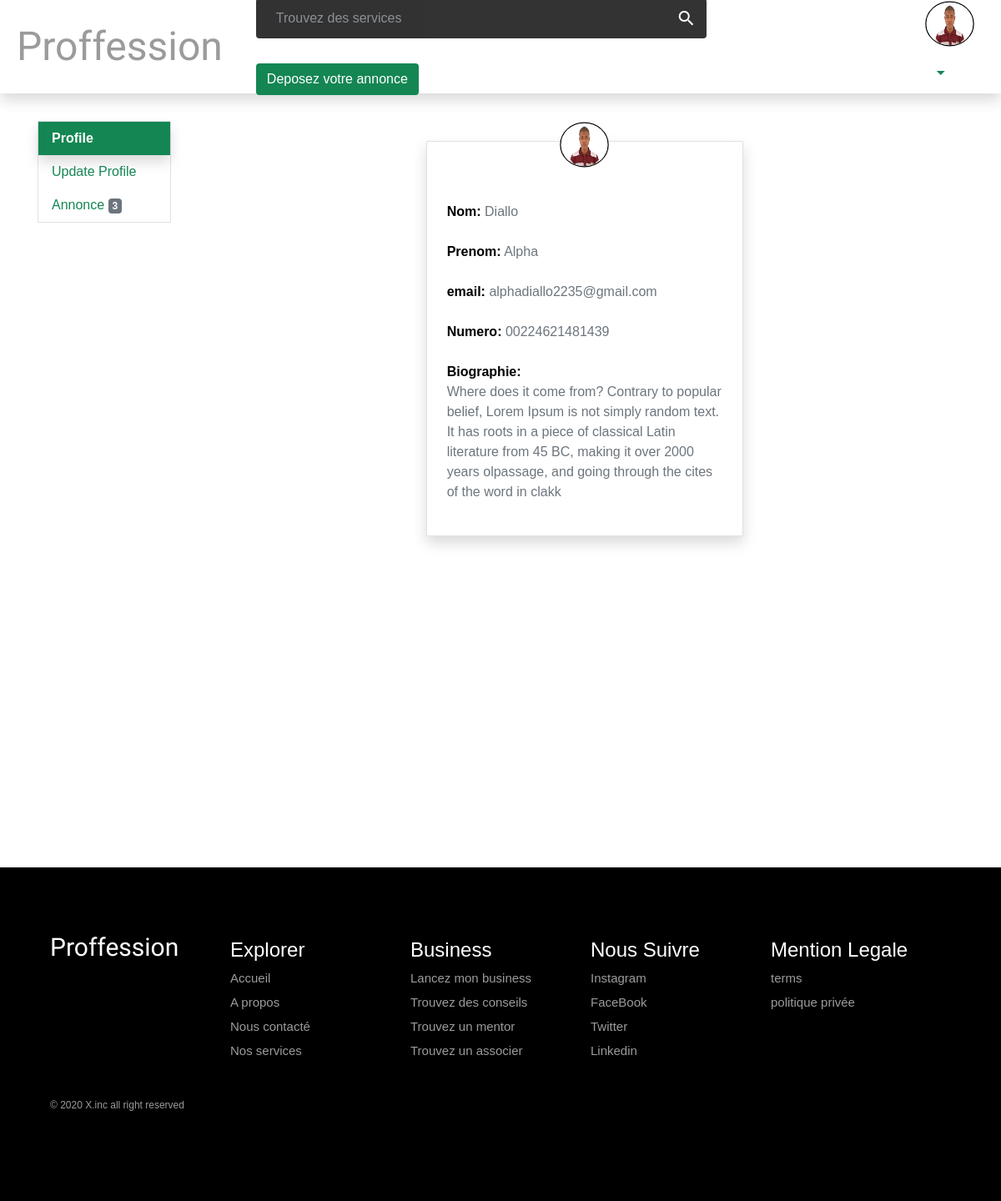
/profile/1 (signed in), run on the app's committed database.
### ss/models.py (models this page shows, shortened)
class User(PermissionsMixin, AbstractBaseUser):
    email = models.EmailField(_('Adress mail'), unique=True)
    first_name = models.CharField(_('Nom'), max_length=100, default="")
    last_name = models.CharField(_('Prenom'), max_length=100, default="")
    password1 = models.CharField(_('Password'), max_length=255, default="")
    biographie = models.TextField(
        _('Bio'), help_text="faite une description de vous",  max_length=400, default=" ")
    tel_number = models.CharField(
        _("Numero Tel"), help_text="Numero: (224)", default="", max_length=15)
    profile_image = models.ImageField(
        _("Image du profil"), upload_to=user_directory_path, default="")
    is_staff = models.BooleanField(default=False)
    is_active = models.BooleanField(default=True)
    date_joined = models.DateTimeField(default=timezone.now)
    USERNAME_FIELD = 'email'
    REQUIRED_FIELDS = []
    objects = managers.UserManger()
    def get_absolute_url(self):
        from django.shortcuts import reverse
        return reverse('profile', kwargs={'id': self.id})

### ss/views.py (the view, shortened to what this page needs)
# urls.py: path('profile/<int:id>', views.Profile.as_view(), name='profile'),
class Profile(LoginRequiredMixin, View):
    template_name = 'ss/profile.html'
    def get(self, request, *args, **kwargs):
        profileUpdateForm = forms.ProfileForm(
            instance=get_object_or_404(User, id=request.user.id))
        ctx = {'form': profileUpdateForm}
        return render(request, self.template_name, ctx)

### ss/forms.py
class ProfileForm(forms.ModelForm):
    def __init__(self, *args, **kwargs):
        super(ProfileForm, self).__init__(*args, **kwargs)
        for field in self.fields.keys():
            self.fields[field].required = False
    class Meta:
        model = User
        fields = ['profile_image', 'first_name', 'last_name',
                  'biographie', 'tel_number', ]

### ss/templates/ss/profile.html (shortened to what this page needs)
{% extends "base_generic.html" %} {% load crispy_forms_tags %} {% load static %}
 {% block css %}
<link rel="stylesheet" href="{% static 'ss/css/profile.css'%}" />
{% endblock css %} {% block content %}
  <main class="container animate__animated animate__fadeIn">
      <div style="height: 700px;">
      <div class="row mt-5">
        <div class="col-md-2">
          <nav class="border">
            <ul class="navbar-nav side-navbar">
              <li class="nav-item">
                <a class="nav-link active-link px-3" href="#profile">Profile</a>
              </li>
              <li class="nav-item">
                <a class="nav-link px-3" href="#update-profile">Update Profile</a>
              </li>
              <li class="nav-item">
                <a class="nav-link px-3" href="#annonces"
                  >Annonce <span class="badge badge-secondary">3</span></a
                >
              </li>
            </ul>
          </nav>
        </div>
        <div class="col-md-4 active mx-auto mt-md-4 shadow p-4 border animate__animated animate__fadeIn wrapper" id="profile">
          <div class="row justify-content-center mb-5">
            <div class="image image-wrapper" style="list-style: none; margin: 0 auto;">
              {% if user.profile_image%}
              <div ><a href="{{ user.get_absolute_url }}" >
                <img src="{{ user.profile_image.url }}" class="rounded-circle profile"  id="profile-image"/>
              </a></div>
              {% endif %}
            </div>
          </div>
          <p class="mt-4">
            <strong>Nom:</strong>
            <span class="text-muted">{{user.first_name}}</span>
          </p>
          <p class="mt-4">
            <strong>Prenom:</strong>
            <span class="text-muted">{{user.last_name}}</span>
          </p>
          <p class="mt-4">
            <strong>email:</strong>
            <span class="text-muted">{{user.email}}</span>
          </p>
          <p class="mt-4">
            <strong>Numero:</strong>
            {% if user.tel_number %} <span class="text-muted">{{user.tel_number}}</span>
            {% else %}
              <span class="text-muted">
                Fournissez un numero pour qu'on puisse vous contactez dans
                le cas ou quelqu'un aura besoin de vos talent
              </span>
            {% endif %}
          </p>
          <p class="mt-4">
            <strong>Biographie:</strong><br />
            {% if user.biographie %}
              <span class="text-muted ">{{user.biographie}}</span>
            {% else %}
              <span> Update your biographie to help people know you well </sapn>
            {% endif %}
          </p>
        </div>
      </div>
    </div>
  </main>
{% endblock content %}

### templates/base_generic.html (shortened to what this page needs)
{% load crispy_forms_tags %} {% load static %}
<!DOCTYPE html>
<html lang="en">
  <head>
    <link
      rel="stylesheet"
      href="https://stackpath.bootstrapcdn.com/bootstrap/4.4.1/css/bootstrap.min.css"
    />
    <link
      rel="stylesheet"
      href="https://cdnjs.cloudflare.com/ajax/libs/animate.css/4.0.0/animate.min.css"
    />
    <link rel="stylesheet" href="{% static 'ss/css/general.css' %}" />
    <link rel="stylesheet" href="{% static 'ss/css/navbar.css' %}" />
    <link rel="stylesheet" href="{% static 'ss/css/footer.css'%}" />
    {% block css %}{% endblock css %}
  </head>
  <body id="top">
    <header class="shadow" style="margin: 0;">
      <nav id="topNavigation">
        <ul>
          <div>
            <li>
              <a href="{% url 'index' %}" class="logo">Proffession</a>
            </li>
          </div>
          <div>
            <li style="width: 40em;">
              <form class="form-inline">
                <input
                  class="form-control rounded-rigth rounded-left"
                  type="search"
                  placeholder="Trouvez des services"
                  aria-label="Search"
                />
                <a href="#">
                  <span class="material-icons" id="search_icon">
                  </span>
                </a>
              </form>
            </li>
            <li class="">
              <a class="" href="{% url 'annonce' %}"
                ><button class="btn button" id="announceButton">
                  Deposez votre annonce
                </button></a
              >
            </li>
          </div>
          <div>
            {% if user.is_authenticated %} {% if user.profile_image %}
            <li>
              <div style="position: relative;">
                <div
                  type="button"
                  id="dropdownMenuButton"
                  data-toggle="dropdown"
                  aria-haspopup="true"
                  aria-expanded="false"
                  class="img_container"
                >
                  <img
                    src="{{ user.profile_image.url }}"
                    class="rounded-circle profile dropdown-toggle"
                    id="profile-image"
                  />
                  <span class="material-icons d-inline-block mt-4" style="color: #148653;"
                    >arrow_drop_down</span
                  >
                </div>
              </div>
            </li>
            {% endif %} {% endif %}
          </div>
        </ul>
      </nav>
    </header>
    {% block content %} {% endblock content %}
    <footer class="footer">
      <nav class="footer_nav">
        <section class="footer_col">
          <a href="#" class="footer_logo">Proffession</a>
          <p class="footer_slogan">
          </p>
        </section>
        <section class="footer_col">
          <div class="footer_col-wrap">
            <h4 class="footer_col-title">Explorer</h4>
            <div class="footer_nav-list">
              <a href="#" class="footer_link">Accueil</a>
              <a href="#" class="footer_link">A propos</a>
              <a href="#" class="footer_link">Nous contacté</a>
              <a href="#" class="footer_link">Nos services</a>
            </div>
          </div>
        </section>
        <section class="footer_col">
          <div class="footer_col-wrap">
            <h4 class="footer_col-title">Business</h4>
            <div class="footer_nav-list">
              <a href="#" class="footer_link">Lancez mon business</a>
              <a href="#" class="footer_link">Trouvez des conseils</a>
              <a href="#" class="footer_link">Trouvez un mentor</a>
              <a href="#" class="footer_link">Trouvez un associer</a>
            </div>
          </div>
        </section>
        <section class="footer_col">
          <div class="footer_col-wrap">
            <h4 class="footer_col-title">Nous Suivre</h4>
            <div class="footer_nav-list">
              <a href="#" class="footer_link">Instagram</a>
              <a href="#" class="footer_link">FaceBook</a>
              <a href="#" class="footer_link">Twitter</a>
              <a href="#" class="footer_link">Linkedin</a>
            </div>
          </div>
        </section>
        <section class="footer_col">
          <div class="footer_col-wrap">
            <h4 class="footer_col-title">Mention Legale</h4>
            <div class="footer_nav-list">
              <a href="#" class="footer_link">terms</a>
              <a href="#" class="footer_link">politique privée</a>
            </div>
          </div>
        </section>
        <small class="footer_small">&copy; 2020 X.inc all right reserved</small>
      </nav>
    </footer>
  </body>
</html>

### ss/static/ss/css/general.css (style rules this page uses)
:root { --second-color: #148653; --primary-color: #ffffff; }
.logo { font-family: "Rowdies", sans-serif; font-size: 3em; color: #9b9b9b; transition: 0.5s ease; }
body { background: var(--primary-color); margin: 0; font-family: "Montserrat_body", sans-serif; padding: 0; overflow-x: hidden; }
main { position: relative; top: -15px; }
a { color: var(--second-color); font-family: "Montserrat", sans-serif; }
.button { background: var(--second-color); color: white; font-family: "Montserrat", sans-serif; }
.profile { display: inline-block; width: 45px; height: 45px; transform: scale(1.3, 1.2); border: 1px solid black; }
.wrapper, .ct { position: relative; }
.image-wrapper { position: absolute; top: -1.2em; }

### ss/static/ss/css/navbar.css (style rules this page uses)
header { margin-bottom: 0px; margin-top: 0px; }
header nav { width: 100%; }
header nav ul { display: flex !important; justify-content: space-evenly; align-items: center; padding: 0; }
header nav ul { height: 7rem; }
header nav ul li { list-style: none; padding: 15px 20px; display: inline-block; }
header nav ul li a { text-decoration: none; color: #000; transition: all 0.1s ease 0.1s; }
header input[type="search"] { background: #000; opacity: 0.8; width: 90% !important; padding: 1.5em; border-style: none; }
header #search_icon { width: 100%; text-align: center; padding: 0.5em; margin: 0 !important; display: inline-block; color: #ffffff; position: relative; right: 48px; }

### ss/static/ss/css/footer.css (style rules this page uses)
.footer { background: #000; color: #9b9b9b; padding: 50px 0; font-size: 12px; margin-top: 15em; width: 100vw; }
.footer_nav { height: 25em; max-width: 1300px; width: 90%; margin: 0 auto; }
.footer_logo { margin-top: 38px; margin-bottom: 15px; display: inline-block; color: #fff; font-size: 2.5em; font-family: "Rowdies", sans-serif; }
.footer_col-title { color: #fff; margin: 35px 0; margin-bottom: 4px; }
.footer_col { line-height: 15px; float: left; width: 20%; }
.footer_small { display: block; margin-top: 3.5em; color: #9b9b9b; font-size: 12px; }
.footer_link { color: #9b9b9b; display: block; font-size: 15px; padding: 7px 0 7px 0; transition: color 0.5s ease; }
.footer_slogan { font-size: 12px; line-height: 20px; width: 160px; margin: 0 0 30px; }

### ss/static/ss/css/profile.css (style rules this page uses)
:root { --second-color: #148653; --primary-color: #ffffff; }
.active-link { background-color: var(--second-color); box-shadow: 0 0.5rem 1rem rgba(0, 0, 0, 0.15); color: white; font-weight: bold; }
p { color: #000; }

### data on the page
User: profile_image (picture), first_name "Diallo", last_name "Alpha", email "alphadiallo2235@gmail.com", tel_number "00224621481439", biographie "Where does it come from? Contrary to popular belief, Lorem Ipsum is not simply random text. It has roots in a piece of classical Latin literature from 45 BC, making it over 2000 years olpassage, and going through the cites of the word in clakk"
